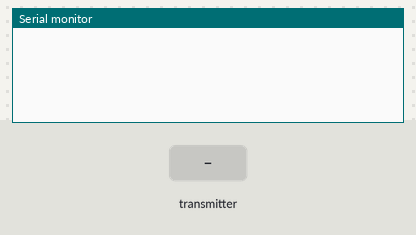
Bench run of a program on a simulated ESP32. On the bench: the last lines printed to the serial monitor. The inputs (shaded band) are chosen by the test bench.

Above: at 1.2 s.
1.3 s: the transmitter starts sending timestamp = 0
At 1.66 s:
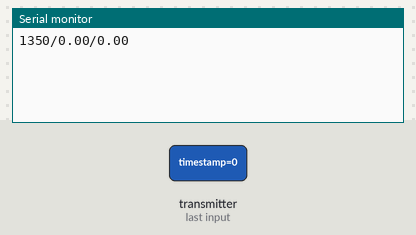
3.3 s: the transmitter starts sending id = 0
5.3 s: the transmitter starts sending gyro_z = 25
At 5.66 s:
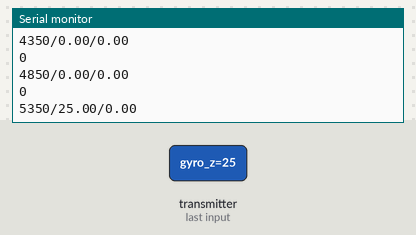
6.8 s: the transmitter starts sending accel_mag = 25
At 7.16 s:
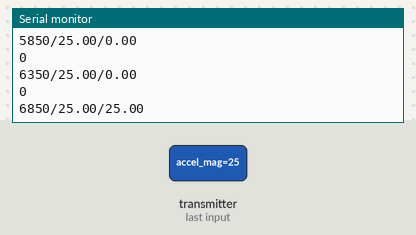
8.3 s: the transmitter starts sending id = 1
9.8 s: the transmitter starts sending gyro_z = 0
At 10.16 s:
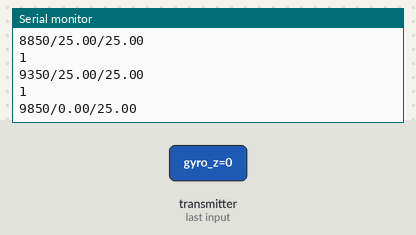
Timing chart, 0 to 12.3 s (numbered marks = the images above; inputs shaded):
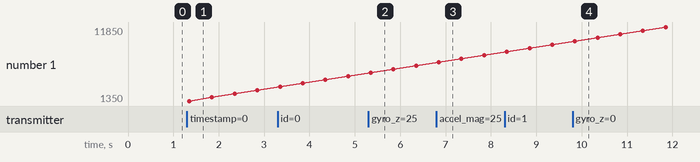

Measured:
- after the input at 1.3 s, the serial monitor: prints a new line after 0.05 s (image 1)
- after the input at 5.3 s, the serial monitor: prints a new line after 0.05 s (image 2)
- after the input at 6.8 s, the serial monitor: prints a new line after 0.05 s (image 3)
- after the input at 9.8 s, the serial monitor: prints a new line after 0.05 s (image 4)

The program:

main.cpp
```cpp
#include <Arduino.h>
#include <esp_now.h>
#include <WiFi.h>

// data format recieving from esp32s
typedef struct struct_message {
  uint32_t timestamp;
  char id[16];
  //float accel_x, accel_y, accel_z;
  //float gyro_x, gyro_y, gyro_z;
  float roll, pitch, yaw;
  float gyro_z, new_gyro_z;
  //float gyro_z_diff;
  float accel_mag;
} struct_message;

struct_message incomingData;

unsigned long startTime;

// callback function for receiving data from other esps using espnow
void OnDataRecv(const uint8_t * mac, const uint8_t *incomingDataBytes, int len) {


  memcpy(&incomingData, incomingDataBytes, sizeof(incomingData));


  //Serial.println(incomingData.id);

  /*
  Serial.print(incomingData.pitch);
  Serial.print(" / "); Serial.print(incomingData.roll);
  Serial.print(" / "); Serial.print(incomingData.yaw);

  Serial.print(" / ");
  Serial.print(incomingData.gyro_x);
  Serial.print(" / "); Serial.print(incomingData.gyro_y);
  Serial.print(" / "); Serial.print(incomingData.gyro_z);

  Serial.print(" / ");
  Serial.print(incomingData.accel_x);
  Serial.print(" / "); Serial.print(incomingData.accel_y);
  Serial.print(" / "); Serial.println(incomingData.accel_z);

  */


  unsigned long t = millis() - startTime;
  Serial.println(incomingData.id);
  //Serial.print("/");
  Serial.print(t);
  //Serial.print("/"); Serial.print(incomingData.new_gyro_z);
  Serial.print("/"); Serial.print(incomingData.gyro_z);
  Serial.print("/"); Serial.println (incomingData.accel_mag);

}

void setup() {

  Serial.begin(115200);
  WiFi.mode(WIFI_STA);

  if (esp_now_init() != ESP_OK) {
    Serial.println("ESP-NOW initialization failed");
    return;
  }

  //function called automatically every time a packet arrives over espnow
  esp_now_register_recv_cb(OnDataRecv);
  //Serial.println("Receiver ready!");

  startTime = millis();

}


void loop() {


}
```
